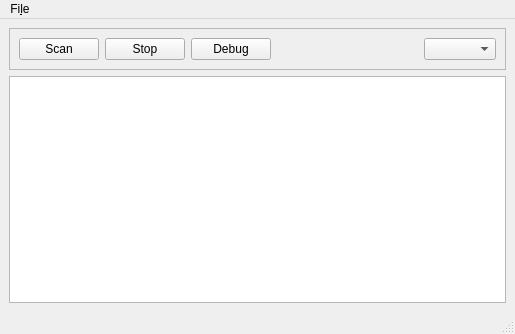
<?xml version="1.0" encoding="UTF-8"?>
<ui version="4.0">
 <class>MainWindow</class>
 <widget class="QMainWindow" name="MainWindow">
  <property name="geometry">
   <rect>
    <x>0</x>
    <y>0</y>
    <width>515</width>
    <height>334</height>
   </rect>
  </property>
  <property name="windowTitle">
   <string>Scan My LAN</string>
  </property>
  <widget class="QWidget" name="centralwidget">
   <layout class="QGridLayout" name="gridLayout">
    <item row="1" column="0">
     <widget class="QTableView" name="table_view"/>
    </item>
    <item row="0" column="0">
     <widget class="QFrame" name="frame">
      <property name="frameShape">
       <enum>QFrame::StyledPanel</enum>
      </property>
      <property name="frameShadow">
       <enum>QFrame::Raised</enum>
      </property>
      <layout class="QGridLayout" name="gridLayout_2">
       <item row="0" column="2">
        <widget class="QPushButton" name="debug_button">
         <property name="text">
          <string>Debug</string>
         </property>
        </widget>
       </item>
       <item row="0" column="0">
        <widget class="QPushButton" name="scan_button">
         <property name="text">
          <string>Scan</string>
         </property>
        </widget>
       </item>
       <item row="0" column="3">
        <spacer name="horizontalSpacer">
         <property name="orientation">
          <enum>Qt::Horizontal</enum>
         </property>
         <property name="sizeHint" stdset="0">
          <size>
           <width>40</width>
           <height>20</height>
          </size>
         </property>
        </spacer>
       </item>
       <item row="0" column="4">
        <widget class="QComboBox" name="interface_box"/>
       </item>
       <item row="0" column="1">
        <widget class="QPushButton" name="stop_button">
         <property name="text">
          <string>Stop</string>
         </property>
        </widget>
       </item>
      </layout>
     </widget>
    </item>
   </layout>
  </widget>
  <widget class="QMenuBar" name="menubar">
   <property name="geometry">
    <rect>
     <x>0</x>
     <y>0</y>
     <width>515</width>
     <height>21</height>
    </rect>
   </property>
   <widget class="QMenu" name="menuFile">
    <property name="title">
     <string>Fi&amp;le</string>
    </property>
    <addaction name="actionSave"/>
   </widget>
   <addaction name="menuFile"/>
  </widget>
  <widget class="QStatusBar" name="statusbar"/>
  <action name="action_start">
   <property name="text">
    <string>Start</string>
   </property>
   <property name="toolTip">
    <string>Start</string>
   </property>
  </action>
  <action name="action_debug">
   <property name="text">
    <string>Debug</string>
   </property>
   <property name="toolTip">
    <string>Various debugging stuff</string>
   </property>
  </action>
  <action name="actionSave">
   <property name="text">
    <string>&amp;Save</string>
   </property>
  </action>
 </widget>
 <resources/>
 <connections/>
</ui>
